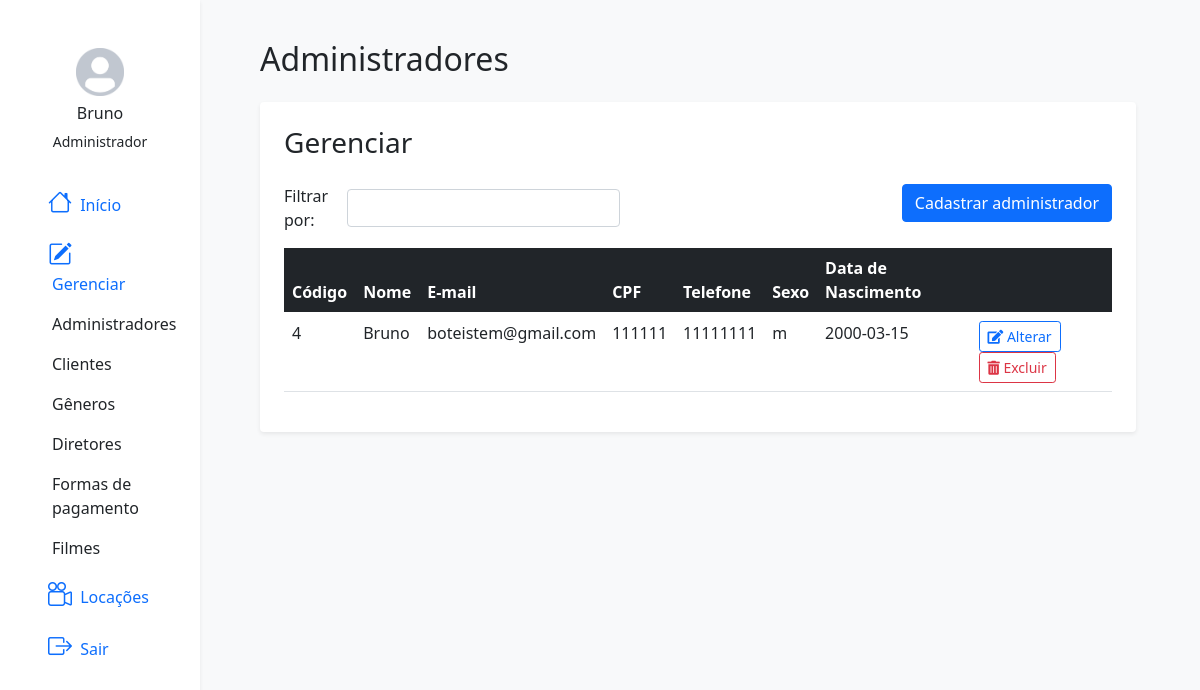
/admin/dashboard/admins/index.php (signed in), run on the app's committed database.
### tables this page shows
CREATE TABLE `administrador` (
  `codigo` int(11) NOT NULL,
  `nome` varchar(45) DEFAULT NULL,
  `email` varchar(255) DEFAULT NULL,
  `senha` varchar(100) DEFAULT NULL,
  `cpf` varchar(14) DEFAULT NULL,
  `telefone` varchar(14) DEFAULT NULL,
  `sexo` char(1) DEFAULT NULL,
  `data_nascimento` date DEFAULT NULL
);

### app/models/Model.php (called while the page is built, shortened)
<?php
abstract class Model implements ModelInterface{
    public function __construct(){
        $this->DB = new DB();
    }
}

### app/db/DB.php (called while the page is built, shortened)
<?php
class DB{
    protected $connection;
    public function __construct(){
        try{
             $this->connection = new \PDO("mysql:host=".DB_IP.";dbname=".DB_NAME, DB_USERNAME, DB_PASSWORD);
        }catch(\PDOException $e){
            @session_start();
            $_SESSION["last_error"] = $e;
            throw new \PDOException("Erro no banco de dados", 500);
        }
    }
    public function execute(string $sql){
        try{
            return $this->connection->query($sql);
        }catch(\PDOException $e){
            @session_start();
            $_SESSION["last_error"] = $e;
            header("Location: /errors/500.php");
        }
    }
}

### app/models/administrador/Administrador.php (called while the page is built, shortened)
<?php
class Administrador extends Model{
    protected string $table = "administrador";
    public function getAll() : array  {
        $pdo = $this->DB->execute("SELECT * FROM $this->table");
        if ( $pdo->rowCount() > 0) {
            return $pdo->fetchAll(\PDO::FETCH_ASSOC);
        }
        return [];
    }
}

### public/admin/dashboard/admins/index.php (the view, shortened to what this page needs)
<?php
    $administrador = new Administrador();
    $administradorEntity = new AdministradorEntity();
    if ($_SERVER['REQUEST_METHOD'] == "POST" ){
        $administradorEntity->nome = $_POST["filtro"];
        $administradores = $administrador->find($administradorEntity);
    }
    else{
        $administradores = $administrador->getAll();
    }
?>
<!DOCTYPE html>
<body>
    <div class="container-fluid">
        <div class="row flex-nowrap">
            <?php require("..\componentes\side-bar.php"); ?>
            <div class="col-auto col-md-9 ms-5 mt-4 bg-light py-3">
                <h2>Administradores</h2>
                <div class="container d-flex bg-white ms-0 py-4 px-4 rounded shadow-sm">
                    <form action="" method="post" class="gap-2 w-100">
                        <div class="title pb-2">
                            <h3>Gerenciar</h3>
                        </div>
                        <div class="mt-2">
                            <div class="">
                                <div class="div d-flex justify-content-between mb-3">
                                    <div class="d-flex flex-row align-items-center">
                                        <p class="m-0 flex-fill">Filtrar por:</p>
                                        <input type="text" class="form-control w-100" name="filtro" id="">
                                    </div>
                                    <div class="div">
                                        <a href="create.php" class="btn btn-primary">Cadastrar administrador</a>
                                    </div>
                                </div>
                                <table class="table table-hover rounded">
                                    <thead class="bg-dark text-white">
                                        <tr>
                                            <th scope="col">Código</th>
                                            <th scope="col">Nome</th>
                                            <th scope="col">E-mail</th>
                                            <th scope="col">CPF</th>
                                            <th scope="col">Telefone</th>
                                            <th scope="col">Sexo</th>
                                            <th scope="col">Data de Nascimento</th>
                                            <th scope="col"></th>
                                        </tr>
                                    </thead>
                                    <tbody class="">
                                        <?php foreach($administradores as $administrador) { ?>
                                        <tr>
                                            <td scope="row"><?= $administrador['codigo'] ?></td>
                                            <td scope="row"><?= $administrador['nome'] ?></td>
                                            <td><?= $administrador['email'] ?></td>
                                            <td><?= $administrador['cpf'] ?></td>
                                            <td><?= $administrador['telefone'] ?></td>
                                            <td><?= $administrador['sexo'] ?></td>
                                            <td><?= $administrador['data_nascimento'] ?></td>
                                            <td>
                                                <a class="btn btn-outline-primary btn-sm ml-2" href="update.php?codigo=<?= $administrador['codigo'] ?>">
                                                    <i class="fas fa-edit"></i> Alterar
                                                </a>
                                                <a type="button" class="btn btn-outline-danger btn-sm ml-2" href="delete.php?codigo=<?= $administrador['codigo'] ?>"><i class="fas fa-trash-alt"></i> Excluir</a>
                                            </td>
                                        </tr>
                                        <?php } ?>
                                    </tbody>
                                </table>
                            </div>
                        </div>
                    </form>
                </div>
            </div>
        </div>
    </div>
</body>
</html>

### public/admin/dashboard/componentes/side-bar.php (shortened to what this page needs)
<?php
    $dados_admin = $_SESSION["admin"]["data"];
?>
<!DOCTYPE html>
<html lang="pt-br">
<head>
    <link rel="stylesheet" href="//cdnjs.cloudflare.com/ajax/libs/normalize/8.0.1/normalize.min.css">
    <link rel="stylesheet" href="https://cdn.jsdelivr.net/npm/bootstrap@5.0.0-beta3/dist/css/bootstrap.min.css">
    <link rel="stylesheet" href="https://cdn.jsdelivr.net/npm/bootstrap-icons@1.4.0/font/bootstrap-icons.css">
    <link rel="stylesheet" href="https://cdnjs.cloudflare.com/ajax/libs/font-awesome/5.15.3/css/all.min.css">
</head>
<body class="bg-light">
    <div class="col-auto col-md-3 col-xl-2 px-sm-2 px-0 pt-4 mvh-100 bg-white shadow-sm">
        <div class="container">
            <div class="div d-flex flex-column align-items-center justify-content-center mt-4 gap-2">
                <img style="width: 48px;" src="..\..\..\assets\img\avatar img.png" alt="">
                <div class="texts div d-flex flex-column align-items-center justify-content-center">
                    <h6> <?= $dados_admin["nome"] ?></h6>
                    <p class="small">Administrador</p>
                </div>
            </div>
            <div class="d-flex flex-column align-items-center align-items-sm-start px-3 pt-2 text-white min-vh-100">
                <ul class="nav nav-pills flex-column mb-sm-auto mb-0 align-items-center align-items-sm-start w-100" id="menu">
                    <li class="nav-item w-100 ">
                        <a href="/admin/dashboard/" class="nav-link align-middle px-0">
                            <i class="fs-4 bi-house"></i> <span class="ms-1 d-none d-sm-inline">Início</span>
                        </a>
                    </li>
                    <li class="nav-item w-100">
                        <a href="#submenu1" data-bs-toggle="collapse" class="nav-link px-0 align-middle">
                            <i class="fs-4 bi bi-pencil-square"></i> <span class="ms-1 d-none d-sm-inline">Gerenciar</span> </a>
                        <ul class="collapse show nav flex-column ms-1" id="submenu1" data-bs-parent="#menu">
                            <li class="w-100">
                                <a href="/admin/dashboard/admins/index.php" class="nav-link px-0 text-body"> <span class="d-none d-sm-inline">Administradores</span></a>
                            </li>
                            <li class="w-100">
                                <a href="/admin/dashboard/clientes/" class="nav-link px-0 text-body"> <span class="d-none d-sm-inline">Clientes</span></a>
                            </li>
                            <li>
                                <a href="/admin/dashboard/generos/" class="nav-link px-0 text-body"> <span class="d-none d-sm-inline">Gêneros</span></a>
                            </li>
                            <li>
                                <a href="/admin/dashboard/diretores/" class="nav-link px-0 text-body"> <span class="d-none d-sm-inline">Diretores</span></a>
                            </li>
                            <li>
                                <a href="/admin/dashboard/pagamentos/" class="nav-link px-0 text-body"> <span class="d-none d-sm-inline">Formas de pagamento</span></a>
                            </li>
                            <li>
                                <a href="/admin/dashboard/filmes/" class="nav-link px-0 text-body"> <span class="d-none d-sm-inline">Filmes</span></a>
                            </li>
                        </ul>
                    </li>
                    <li class="nav-item w-100">
                        <a href="/admin/dashboard/locacoes/" class="nav-link align-middle px-0">
                            <i class="fs-4 bi bi-camera-reels"></i> <span class="ms-1 d-none d-sm-inline">Locações</span>
                        </a>
                    </li>
                    <li class="nav-item w-100">
                        <a href="/admin/dashboard/logout/" class="nav-link align-middle px-0">
                            <i class="fs-4 bi bi bi-box-arrow-right"></i> <span class="ms-1 d-none d-sm-inline">Sair</span>
                        </a>
                    </li>
            </div>
        </div>
    </div>
</body>
</html>

### data on the page
administrador: nome "Bruno", codigo "4", email "boteistem@gmail.com", cpf "111111", telefone "11111111", sexo "m", data_nascimento "2000-03-15"
